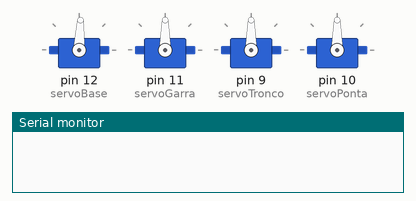
Recording of a program running on a simulated Arduino Uno, built with avr-gcc and run on an emulated ATmega328P. On the bench: 4 × servo, the last lines printed to the serial monitor.

Above: at 0.1 s.
At 4.9 s:
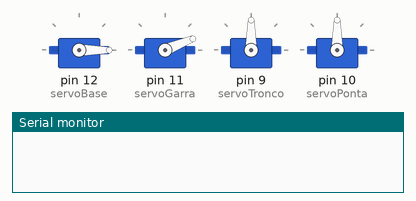
At 9.6 s:
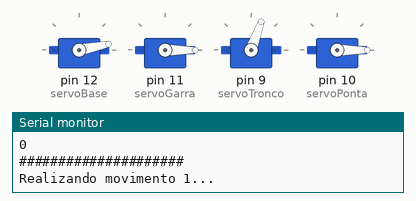
At 14.59 s:
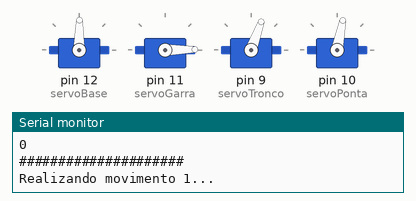
At 22.01 s:
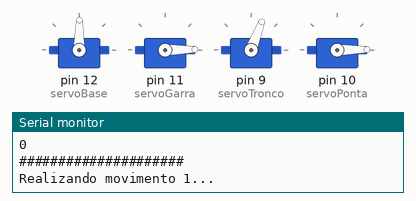
At 39.29 s:
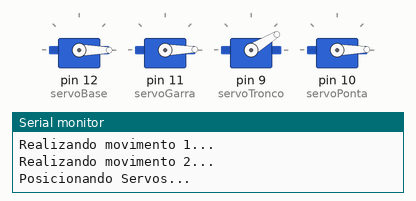
Timing chart, 0 to 40.0 s (numbered marks = the images above):
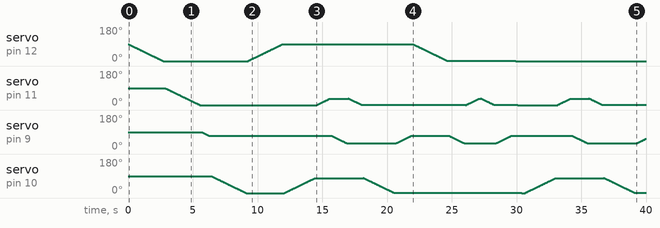

The program:

main.cpp
```cpp
#include <Arduino.h>
#include <Servo.h>

//Instanciando os servo motores
Servo servoBase;
Servo servoGarra;
Servo servoTronco;
Servo servoPonta;

int i, j; //variáveis globais para controle dos laços de repetição

//Funções de movimentação
void inicializaServos(int iniBase, int iniGarra, int iniTronco, int iniPonta);
void movimento1();
void movimento2();
void movimento3();

void setup()
{
  //Definindo as portas nas quais os servo motores serão conectados
  servoBase.attach(12);
  servoGarra.attach(11);
  servoTronco.attach(9);
  servoPonta.attach(10);

  //Chamada da função para setar a posição inicial de cada motor
  inicializaServos(0, 0, 70, 0); //posição inicial

  Serial.begin(9600);
}

void loop() {

  //Meramente para leitura das posições via monitor serial
  Serial.println(servoBase.read());
  Serial.println(servoGarra.read());
  Serial.println(servoTronco.read());
  Serial.println(servoPonta.read());
  Serial.println("#####################");

  //Chamada das funções de movimentação
  movimento1();
  delay(300);
  movimento2();
  delay(300);
  movimento3();
  delay(300);

}

//Inicialização das posições dos servo motores
void inicializaServos(int iniBase, int iniGarra, int iniTronco, int iniPonta){
  int posAtual;
  Serial.println("Posicionando Servos...");
  posAtual = servoBase.read(); //guardando na variavel posAtual a posição do motor da base
  //verifica se a posição atual é maior que a posição que se deseja setar
  //Se verdadeiro, o laço for se encarrega de ajustar a posição do motor de forma decrescente
  //Caso contrário, se menor, o laço ajusta a posição de forma crescente
  if(posAtual > iniBase){
    for(i=posAtual; i>=iniBase; i--){
      servoBase.write(i);
      delay(30);
    }
  }else if(posAtual < iniBase){
    for(i=posAtual; i<=iniBase; i++){
      servoBase.write(i);
      delay(30);
    }
  }
  delay(100);

  //reatribui posAtual com a posição do novo motor e verifica se a posição atual é maior que a posição que se deseja setar
  //Se verdadeiro, o laço for se encarrega de ajustar a posição do motor de forma decrescente
  //Caso contrário, se menor, o laço ajusta a posição de forma crescente
  posAtual = servoGarra.read();
  if(posAtual > iniGarra){
    for(i=posAtual; i>=iniGarra; i--){
      servoGarra.write(i);
      delay(30);
    }
  }else if(posAtual < iniGarra){
    for(i=posAtual; i<=iniGarra; i++){
      servoGarra.write(i);
      delay(30);
    }
  }
  delay(100);

  //reatribui posAtual com a posição do novo motor e verifica se a posição atual é maior que a posição que se deseja setar
  //Se verdadeiro, o laço for se encarrega de ajustar a posição do motor de forma decrescente
  //Caso contrário, se menor, o laço ajusta a posição de forma crescente
  posAtual = servoTronco.read();
  if(posAtual > iniTronco){
    for(i=posAtual; i>=iniTronco; i--){
      servoTronco.write(i);
      delay(30);
    }
  }else if(posAtual < iniTronco){
    for(i=posAtual; i<=iniTronco; i++){
      servoTronco.write(i);
      delay(30);
    }
  }
  delay(100);

  //reatribui posAtual com a posição do novo motor e verifica se a posição atual é maior que a posição que se deseja setar
  //Se verdadeiro, o laço for se encarrega de ajustar a posição do motor de forma decrescente
  //Caso contrário, se menor, o laço ajusta a posição de forma crescente
  posAtual = servoPonta.read();
  if(posAtual > iniPonta){
    for(i=posAtual; i>=iniPonta; i--){
      servoPonta.write(i);
      delay(30);
    }
  }else if(posAtual < iniPonta){
    for(i=posAtual; i<=iniPonta; i++){
      servoPonta.write(i);
      delay(30);
    }
  }
  delay(100);
}

//Movimentação 1
void movimento1(){
  Serial.println("Realizando movimento 1...");
  for(j = 0; j<90; j++){ //Gira a base em 90 graus
    servoBase.write(j);
    delay(30);
  }
  delay(100);
  for(j = 0; j<80; j++){ //desce a ponta do braço em 80 graus
    servoPonta.write(j);
    delay(30);
  }
  delay(100);
  for(j = 0; j<35; j++){ //Abre a garra
    servoGarra.write(j);
    delay(30);
  }
  delay(100);
  for(j = 70; j>30; j--){ //desloca o braço para frente
    servoTronco.write(j);
    delay(30);
  }
  delay(100);
  for(j = 35; j>0; j--){ //Fecha a garra
    servoGarra.write(j);
    delay(30);
  }
  delay(100);
  for(j = 80; j>0; j--){ //sobe a ponta do braço
    servoPonta.write(j);
    delay(30);
  }
  delay(100);
  for(j = 30; j<70; j++){ //desloca o braço pra trás
    servoTronco.write(j);
    delay(30);
  }
  delay(100);
  for(j = 90; j>0; j--){ //rotaciona a base de volta a posição original
    servoBase.write(j);
    delay(30);
  }
  delay(100);
  for(j = 70; j>30; j--){ //leva o braço pra frente
    servoTronco.write(j);
    delay(30);
  }
  delay(100);
  for(j = 0; j<35; j++){//abre a garra
    servoGarra.write(j);
    delay(30);
  }
  delay(100);
  for(j = 35; j>0; j--){//fecha a garra
    servoGarra.write(j);
    delay(30);
  }
  delay(100);
  for(j = 30; j<70; j++){//trás o braço de volta
    servoTronco.write(j);
    delay(30);
  }
}

//Definição do movimento 2
void movimento2(){
  Serial.println("Realizando movimento 2...");
  inicializaServos(0, 0, 70, 0); //Seta a posição inicial do braço
  delay(100);
  for(j = 0; j<80; j++){ //desce a ponta do braço
    servoPonta.write(j);
    delay(30);
  }
  delay(100);
  for(j = 0; j<35; j++){ //abre a garra
    servoGarra.write(j);
    delay(30);
  }
  delay(100);
  for(j = 70; j>30; j--){ //leva o braço pra frente
    servoTronco.write(j);
    delay(30);
  }
  delay(100);
  for(j = 35; j>0; j--){ //fecha a garra
    servoGarra.write(j);
    delay(30);
  }
  delay(100);
  for(j = 80; j>0; j--){ //sobe a ponta do braço
    servoPonta.write(j);
    delay(30);
  }
  delay(100);
  for(j = 30; j<70; j++){ //trás de volta o braço
    servoTronco.write(j);
    delay(30);
  }
  delay(100);
  for(j = 90; j>0; j--){ //rotaciona a base em direção ao local de descarte
    servoBase.write(j);
    delay(30);
  }
  delay(100);
  for(j = 70; j>30; j--){ //leva o braço pra frente
    servoTronco.write(j);
    delay(30);
  }
  delay(100);
  for(j = 0; j<35; j++){ //abre a garra
    servoGarra.write(j);
    delay(30);
  }
  delay(100);
  for(j = 35; j>0; j--){ //fecha a garra
    servoGarra.write(j);
    delay(30);
  }
  delay(100);
  for(j = 30; j<70; j++){ //trás de volta o braço
    servoTronco.write(j);
    delay(30);
  }
}

//Função de movimentação simplificada (sugestão pra ser a oficial)
void movimento3(){
  Serial.println("Realizando movimento 3...");
  inicializaServos(0, 0, 70, 0); //Seta a posição inicial do braço

  inicializaServos(90, 0, 70, 80); //gira a base, e desce a ponta do braço
  inicializaServos(90, 35, 20, 80); //abre a garra, leva o braço pra frente
  inicializaServos(90, 0, 20, 0); //fecha a garra, sobe a ponta do braço
  inicializaServos(90, 0, 70, 0); //leva o braço pra trás
  inicializaServos(0, 0, 20, 0); //gira a base pra posição inicial, leva o braço pra frente
  inicializaServos(0, 35, 20, 0); //abre a garra
  inicializaServos(0, 0, 70, 0); //fecha a garra, leva o braço pra trás
}
```
